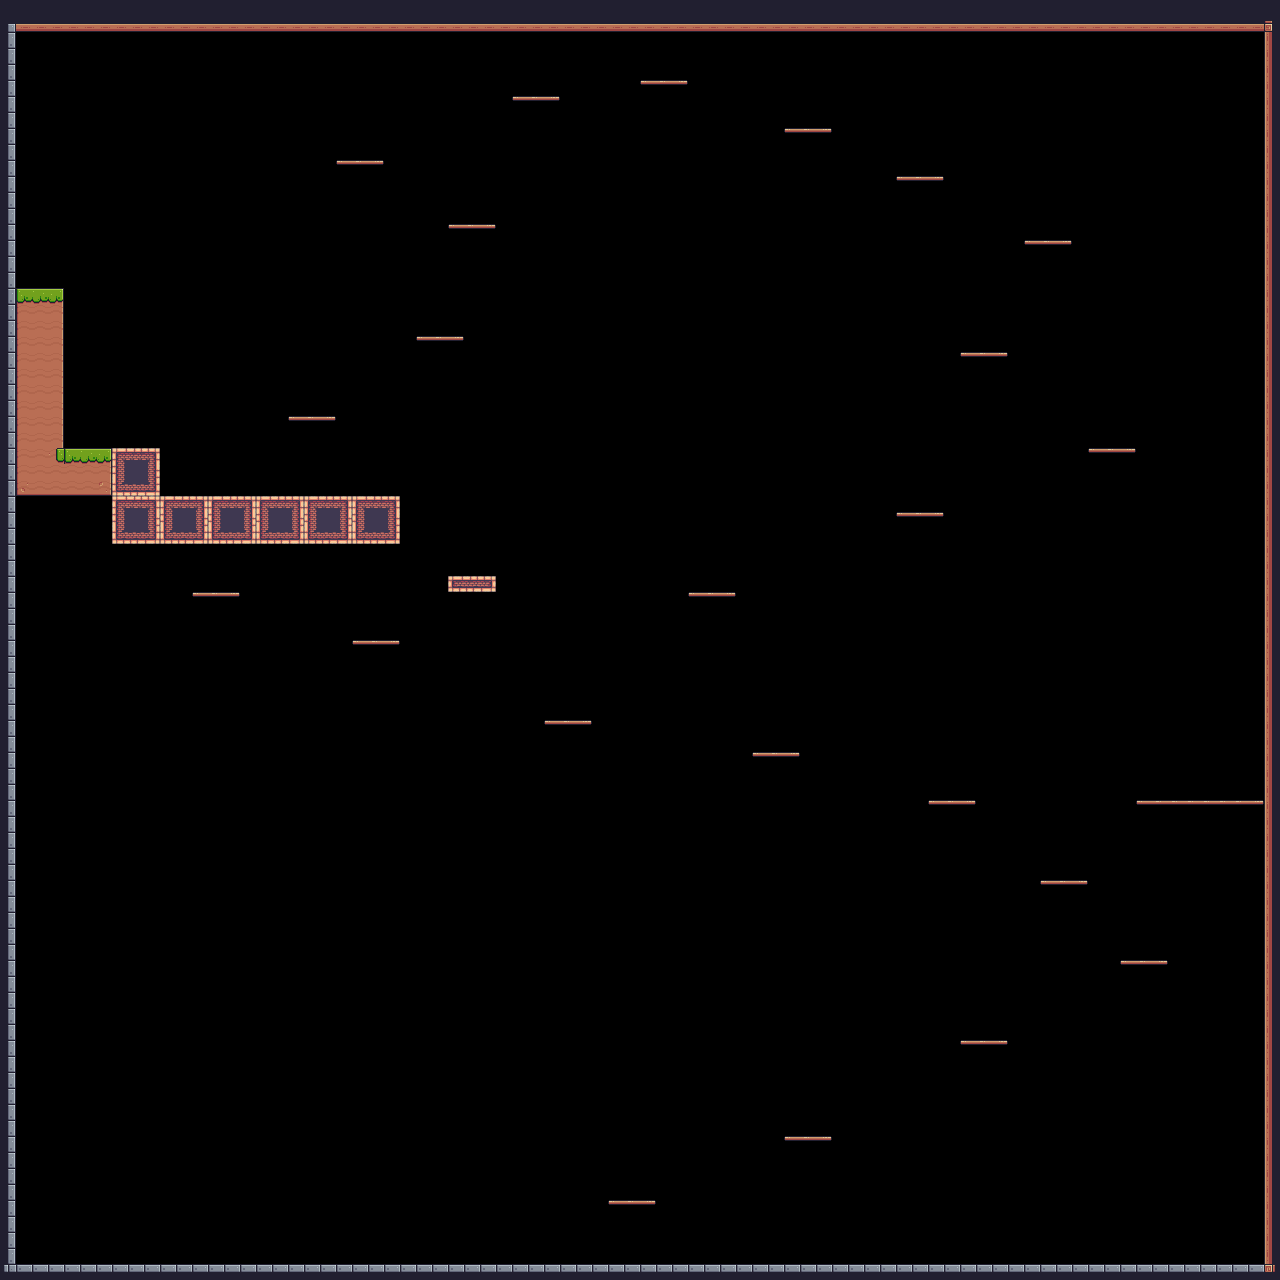

This is a level from a 2D game, rendered from its Tiled map with the project's own tilesets. A one-line summary and the map file follow, with tile-layer data summarised:
An orthogonal 80x80 tile map with 16x16 px tiles, 1 tile layer (Background), 2 tilesets and 35 objects (24x Platform, 4x Bound, Checkpoint, Player, Fruit).

<map version="1.10" tiledversion="1.10.2" orientation="orthogonal" renderorder="right-down" width="80" height="80" tilewidth="16" tileheight="16" infinite="0" nextlayerid="4" nextobjectid="74">
 <tileset firstgid="1" source="Pixel Adventure.tsx" />
 <tileset firstgid="243" source="Pixel Adventure 2.tsx" />
 <layer id="1" name="Background" width="80" height="80">
  <properties>
   <property name="BackgroundColor" value="Blue" />
  </properties>
  <data>[6400 cells, 585 non-empty, 34 distinct tile ids]</data>
 </layer>
 <objectgroup id="2" name="Spawnpoints">
  <object id="45" type="Checkpoint" x="1232" y="736" width="64" height="64" />
  <object id="46" name="Player" type="Player" x="32" y="256" width="32" height="32" />
  <object id="47" name="Melon" type="Fruit" x="480" y="496" width="32" height="32" />
 </objectgroup>
 <objectgroup id="3" name="Collisions">
  <object id="38" type="Bound" x="0" y="0" width="16" height="1280" />
  <object id="39" type="Bound" x="1264" y="0" width="16" height="1280" />
  <object id="40" type="Bound" x="0" y="1264" width="1280" height="16" />
  <object id="42" type="Bound" x="-1.13687e-13" y="-1.42109e-13" width="1280" height="32" />
  <object id="43" x="16" y="288" width="48" height="208" />
  <object id="44" x="64" y="448" width="96" height="48" />
  <object id="48" type="Platform" x="288" y="415.75" width="48" height="6" />
  <object id="49" type="Platform" x="192" y="592" width="48" height="6" />
  <object id="50" type="Platform" x="352" y="640" width="48" height="6" />
  <object id="51" type="Platform" x="544" y="720" width="48" height="6" />
  <object id="52" type="Platform" x="416" y="336" width="48" height="6" />
  <object id="53" type="Platform" x="688" y="592" width="48" height="6" />
  <object id="54" type="Platform" x="896" y="512" width="48" height="6" />
  <object id="55" type="Platform" x="752" y="752" width="48" height="6" />
  <object id="56" type="Platform" x="928" y="800" width="48" height="6" />
  <object id="57" type="Platform" x="960" y="1040" width="48" height="6" />
  <object id="58" type="Platform" x="1120" y="960" width="48" height="6" />
  <object id="59" type="Platform" x="784" y="1136" width="48" height="6" />
  <object id="60" type="Platform" x="608" y="1200" width="48" height="6" />
  <object id="61" type="Platform" x="1088" y="448" width="48" height="6" />
  <object id="62" type="Platform" x="1136" y="800" width="128" height="6" />
  <object id="63" type="Platform" x="336" y="160" width="48" height="6" />
  <object id="64" type="Platform" x="640" y="80" width="48" height="6" />
  <object id="65" type="Platform" x="1040" y="880" width="48" height="6" />
  <object id="66" type="Platform" x="448" y="224" width="48" height="6" />
  <object id="67" type="Platform" x="512" y="96" width="48" height="6" />
  <object id="68" type="Platform" x="960" y="352" width="48" height="6" />
  <object id="69" type="Platform" x="1024" y="240" width="48" height="6" />
  <object id="70" type="Platform" x="896" y="176" width="48" height="6" />
  <object id="71" type="Platform" x="784" y="128" width="48" height="6" />
  <object id="72" x="112" y="496" width="288" height="48" />
  <object id="73" x="448" y="576" width="48" height="16" />
 </objectgroup>
</map>
